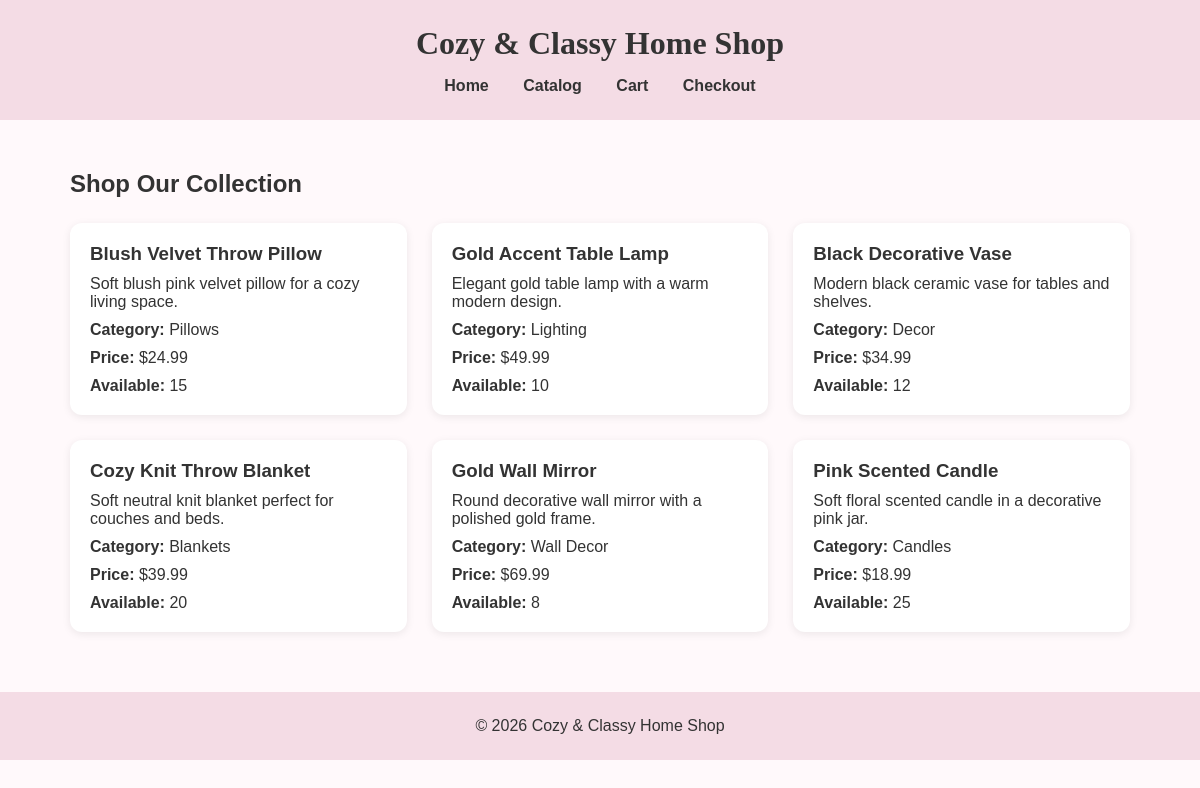
Screenshot of /catalog.php with the database file from the repository.
### tables this page shows
CREATE TABLE `products` (
  `product_id` int(11) NOT NULL,
  `name` varchar(100) NOT NULL,
  `description` varchar(255) NOT NULL,
  `category` varchar(50) NOT NULL,
  `price` decimal(10,2) NOT NULL,
  `image_filename` varchar(255) DEFAULT NULL,
  `available_quantity` int(11) NOT NULL DEFAULT 0
);

### catalog.php (the view)
<?php
require_once "config/database.php";
include "includes/header.php";
$sql = "SELECT * FROM products";
$result = $conn->query($sql);
?>
<h2 style="margin-bottom: 25px;">Shop Our Collection</h2>
<div style="
    display: grid;
    grid-template-columns: repeat(auto-fit, minmax(250px, 1fr));
    gap: 25px;
">
<?php
if ($result && $result->num_rows > 0) {
    while ($row = $result->fetch_assoc()) {
?>
    <div style="
        background: white;
        padding: 20px;
        border-radius: 12px;
        box-shadow: 0 2px 8px rgba(0,0,0,0.08);
    ">
        <h3><?php echo htmlspecialchars($row["name"]); ?></h3>
        <p style="margin-top: 10px;">
            <?php echo htmlspecialchars($row["description"]); ?>
        </p>
        <p style="margin-top: 10px;">
            <strong>Category:</strong>
            <?php echo htmlspecialchars($row["category"]); ?>
        </p>
        <p style="margin-top: 10px;">
            <strong>Price:</strong>
            $<?php echo number_format($row["price"], 2); ?>
        </p>
        <p style="margin-top: 10px;">
            <strong>Available:</strong>
            <?php echo $row["available_quantity"]; ?>
        </p>
    </div>
<?php
    }
} else {
    echo "<p>No products found.</p>";
}
?>
</div>
<?php
include "includes/footer.php";
?>

### includes/header.php (shortened to what this page needs)
<!DOCTYPE html>
<html lang="en">
<head>
</head>
<body>
<header>
    <h1>Cozy & Classy Home Shop</h1>
    <nav>
        <a href="index.php">Home</a>
        <a href="catalog.php">Catalog</a>
        <a href="cart.php">Cart</a>
        <a href="checkout.php">Checkout</a>
    </nav>
</header>
<main>

### includes/footer.php
</main>
<footer style="text-align:center; padding:25px; background-color:#f4dce5; margin-top:40px;">
    <p>&copy; 2026 Cozy & Classy Home Shop</p>
</footer>
</body>
</html>

### includes/header.php (style rules this page uses)
* { box-sizing: border-box; margin: 0; padding: 0; }
body { font-family: Arial, sans-serif; background-color: #fff9fb; color: #333; }
header { background-color: #f4dce5; padding: 25px; text-align: center; }
header h1 { font-family: Georgia, serif; margin-bottom: 15px; }
nav a { color: #333; text-decoration: none; margin: 0 15px; font-weight: bold; }
main { max-width: 1100px; margin: 30px auto; padding: 20px; }

### rows the page displays
products: name "Blush Velvet Throw Pillow", description "Soft blush pink velvet pillow for a cozy living space.", category "Pillows", price "24.99", available_quantity "15"
products: name "Gold Accent Table Lamp", description "Elegant gold table lamp with a warm modern design.", category "Lighting", price "49.99", available_quantity "10"
products: name "Black Decorative Vase", description "Modern black ceramic vase for tables and shelves.", category "Decor", price "34.99", available_quantity "12"
products: name "Cozy Knit Throw Blanket", description "Soft neutral knit blanket perfect for couches and beds.", category "Blankets", price "39.99", available_quantity "20"
products: name "Gold Wall Mirror", description "Round decorative wall mirror with a polished gold frame.", category "Wall Decor", price "69.99", available_quantity "8"
products: name "Pink Scented Candle", description "Soft floral scented candle in a decorative pink jar.", category "Candles", price "18.99", available_quantity "25"
